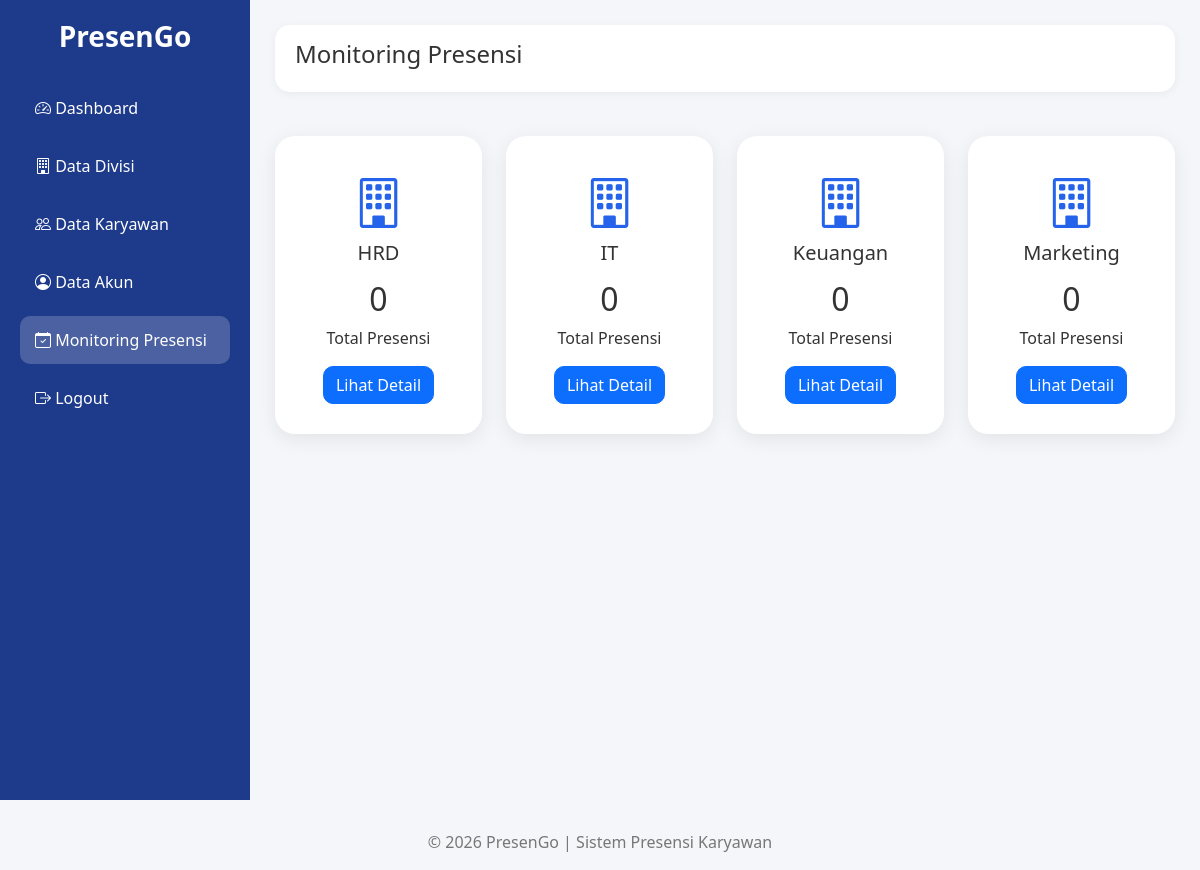
The app's page /PresenGo/admin/presensi/index.php (signed in) with its own data.
### tables this page shows
CREATE TABLE `divisi` (
  `id_divisi` int(11) NOT NULL,
  `nama_divisi` varchar(100) NOT NULL,
  `deskripsi` text DEFAULT NULL,
  `created_at` timestamp NOT NULL DEFAULT current_timestamp()
);

### PresenGo/config/helper.php (called while the page is built, shortened)
<?php
function e($text)
{
    return htmlspecialchars(
        $text ?? '',
        ENT_QUOTES,
        'UTF-8'
    );
}
?>

### PresenGo/admin/presensi/index.php (the view, shortened to what this page needs)
<?php
require_once '../../config/koneksi.php';
require_once '../../config/helper.php';
$query = mysqli_query(
    $koneksi,
    "SELECT
        d.*,
        COUNT(p.id_presensi) AS total_presensi
     FROM divisi d
     LEFT JOIN karyawan k
        ON d.id_divisi = k.id_divisi
     LEFT JOIN presensi p
        ON k.id_karyawan = p.id_karyawan
     GROUP BY d.id_divisi
     ORDER BY d.nama_divisi ASC"
);
require_once '../../templates/header.php';
?>
<div class="wrapper">
    <?php require_once '../../templates/sidebar_admin.php'; ?>
    <div class="content">
        <div class="topbar">
            <h4>Monitoring Presensi</h4>
        </div>
        <div class="row mt-4">
            <?php
            while(
                $data =
                mysqli_fetch_assoc($query)
            ) :
            ?>
            <div class="col-md-3 mb-4">
                <div class="dashboard-card">
                    <i class="bi bi-building"></i>
                    <h5>
                        <?= e($data['nama_divisi']); ?>
                    </h5>
                    <h2>
                        <?= $data['total_presensi']; ?>
                    </h2>
                    <p>
                        Total Presensi
                    </p>
                    <a
                        href="divisi.php?id=<?= $data['id_divisi']; ?>"
                        class="btn btn-primary"
                    >
                        Lihat Detail
                    </a>
                </div>
            </div>
            <?php endwhile; ?>
        </div>
    </div>
</div>
<?php
require_once '../../templates/footer.php';
?>

### PresenGo/assets/css/style.css (style rules this page uses)
* { margin:0; padding:0; box-sizing:border-box; }
body { background:#f4f6f9; font-family:'Segoe UI',sans-serif; color:#333; }
.wrapper { display:flex; min-height:100vh; }
.content { flex:1; padding:25px; }
.topbar { background:white; padding:15px 20px; border-radius:15px; display:flex; justify-content:space-between; align-items:center; box-shadow:0 2px 10px rgba(0,0,0,.05); }
.dashboard-card { background:white; border-radius:20px; padding:30px; text-align:center; margin-top:20px; box-shadow:0 5px 20px rgba(0,0,0,.08); transition:.3s; }
.dashboard-card i { font-size:50px; color:#2563eb; margin-bottom:15px; }
.dashboard-card h5 { margin-bottom:15px; }
.btn { border-radius:10px; }

### records on screen
divisi: nama_divisi "HRD", total_presensi "0"
divisi: nama_divisi "IT", total_presensi "0"
divisi: nama_divisi "Keuangan", total_presensi "0"
divisi: nama_divisi "Marketing", total_presensi "0"
